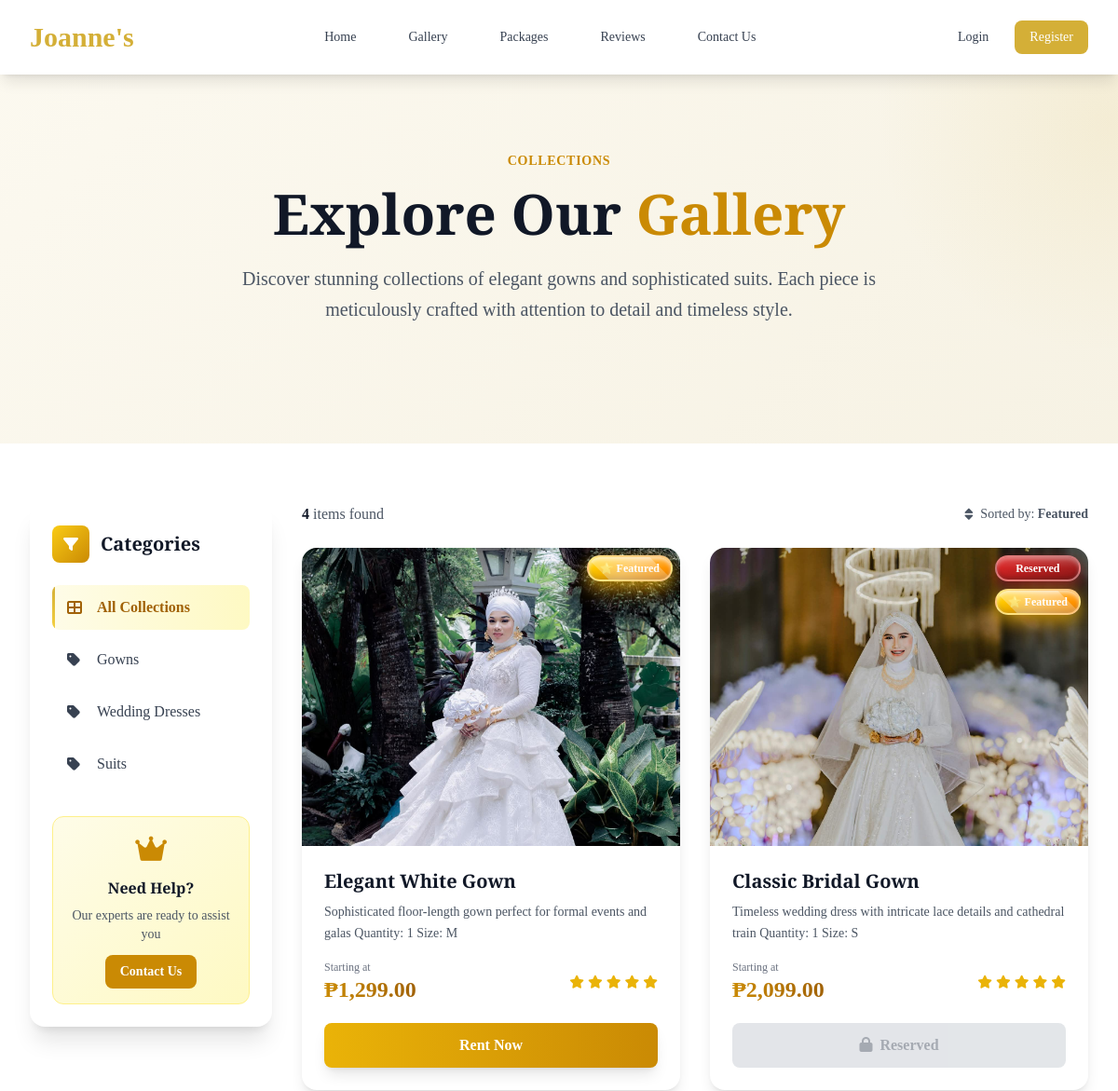
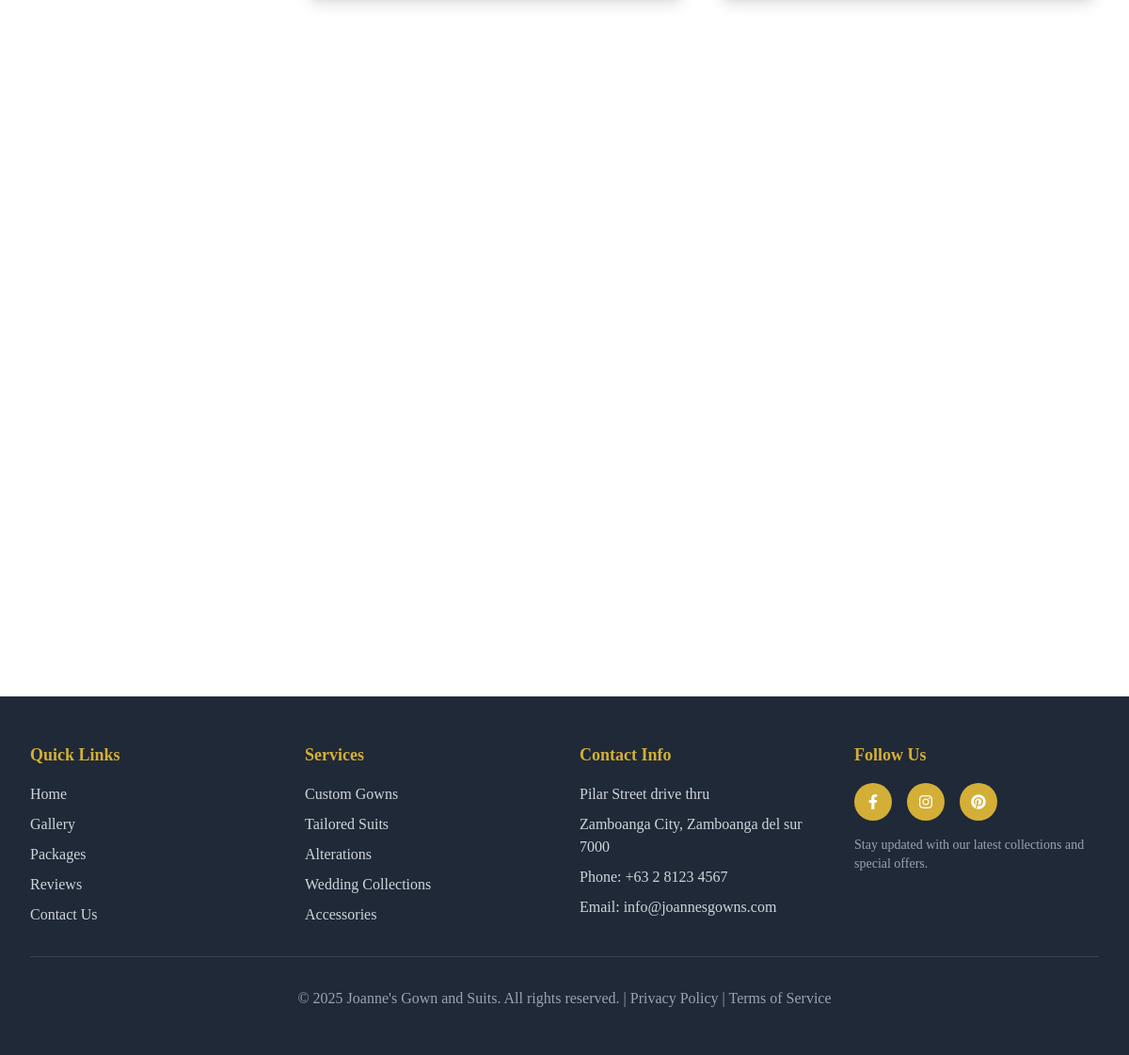
Page /products on the committed database (2 pictures, top to bottom).
### tables this page shows
CREATE TABLE `categories` (
  `id` int(11) NOT NULL,
  `name` varchar(100) NOT NULL,
  `slug` varchar(100) NOT NULL,
  `description` text DEFAULT NULL,
  `image` varchar(255) DEFAULT NULL,
  `is_active` tinyint(1) DEFAULT 1,
  `created_at` timestamp NOT NULL DEFAULT current_timestamp()
);

CREATE TABLE `products` (
  `id` int(11) NOT NULL,
  `category_id` int(11) DEFAULT NULL,
  `name` varchar(200) NOT NULL,
  `description` text DEFAULT NULL,
  `price` decimal(10,2) NOT NULL,
  `image` varchar(255) DEFAULT NULL,
  `stock_quantity` int(11) DEFAULT 0,
  `is_featured` tinyint(1) DEFAULT 0,
  `is_active` tinyint(1) DEFAULT 1,
  `created_at` timestamp NOT NULL DEFAULT current_timestamp(),
  `updated_at` timestamp NOT NULL DEFAULT current_timestamp() ON UPDATE current_timestamp()
);

### src/Controllers/ProductController.php (called while the page is built, shortened)
<?php
class ProductController {
    private $productModel;
    private $categoryModel;
    public function __construct() {
        $this->productModel = new Product();
        $this->categoryModel = new Category();
    }
    public function index() {
        $page = max(1, intval($_GET['page'] ?? 1));
        $limit = 12;
        $offset = ($page - 1) * $limit;
        $categorySlug = $_GET['category'] ?? '';
        $searchTerm = trim($_GET['search'] ?? '');
        if ($searchTerm) {
            $products = $this->productModel->search($searchTerm, $limit);
            $totalProducts = count($products);
        } else {
            $products = $this->productModel->findAll($limit, $offset);
            $totalProducts = $this->productModel->count();
        }
        $categories = $this->categoryModel->findAll();
        $totalPages = ceil($totalProducts / $limit);
        $this->render('products/index', [
            'products' => $products,
            'categories' => $categories,
            'currentPage' => $page,
            'totalPages' => $totalPages,
            'searchTerm' => $searchTerm,
            'currentCategory' => $categorySlug
        ]);
    }
    private function render($template, $data = []) {
        extract($data);
        $viewsDir = dirname(__DIR__) . '/Views';
        include $viewsDir . "/{$template}.php";
    }
}

### src/Models/BaseModel.php (called while the page is built, shortened)
<?php
abstract class BaseModel {
    protected $db;
    protected $table;
    public function __construct() {
        $database = new Database();
        $this->db = $database->connect();
    }
    public function findAll($limit = null, $offset = 0) {
        $sql = "SELECT * FROM {$this->table}";
        if ($limit) {
            $sql .= " LIMIT :limit OFFSET :offset";
        }
        $stmt = $this->db->prepare($sql);
        if ($limit) {
            $stmt->bindValue(':limit', $limit, PDO::PARAM_INT);
            $stmt->bindValue(':offset', $offset, PDO::PARAM_INT);
        }
        $stmt->execute();
        return $stmt->fetchAll();
    }
}

### src/Utils/Database.php (called while the page is built)
<?php
class Database {
    private $host;
    private $port;
    private $dbname;
    private $username;
    private $password;
    private $connection;
    public function __construct() {
        $this->host = $_ENV['DB_HOST'] ?? '127.0.0.1';
        $this->port = $_ENV['DB_PORT'] ?? '3306';
        $this->dbname = $_ENV['DB_NAME'] ?? 'joannes_boutique';
        $this->username = $_ENV['DB_USER'] ?? 'root';
        $this->password = $_ENV['DB_PASS'] ?? '';
    }
    public function connect() {
        if ($this->connection === null) {
            try {
                $dsn = "mysql:host={$this->host};port={$this->port};dbname={$this->dbname};charset=utf8mb4";
                $this->connection = new PDO($dsn, $this->username, $this->password, [
                    PDO::ATTR_ERRMODE => PDO::ERRMODE_EXCEPTION,
                    PDO::ATTR_DEFAULT_FETCH_MODE => PDO::FETCH_ASSOC,
                    PDO::ATTR_EMULATE_PREPARES => false
                ]);
            } catch (PDOException $e) {
                throw new Exception("Connection failed: " . $e->getMessage());
            }
        }
        return $this->connection;
    }
}

### src/Views/products/index.php (the view, shortened to what this page needs)
<div class="gallery-hero py-20 relative">
    <div class="max-w-7xl mx-auto px-4 sm:px-6 lg:px-8 relative z-10">
        <div class="text-center mb-12">
            <span class="text-yellow-600 font-semibold text-sm tracking-wider uppercase mb-4 inline-block">Collections</span>
            <h1 class="font-serif-elegant text-5xl md:text-6xl font-bold text-gray-900 mb-6">
                Explore Our <span class="text-yellow-600">Gallery</span>
            </h1>
            <p class="text-xl text-gray-600 max-w-3xl mx-auto mb-10 leading-relaxed">
                Discover stunning collections of elegant gowns and sophisticated suits.
                Each piece is meticulously crafted with attention to detail and timeless style.
            </p>
        </div>
    </div>
</div>
<div class="max-w-7xl mx-auto px-4 sm:px-6 lg:px-8 py-16">
    <div class="grid grid-cols-1 lg:grid-cols-4 gap-8">
        <aside class="lg:col-span-1">
            <div class="category-sidebar bg-white rounded-2xl shadow-xl p-6 sticky top-24">
                <div class="flex items-center gap-3 mb-6">
                    <div class="w-10 h-10 bg-gradient-to-br from-yellow-400 to-yellow-600 rounded-lg flex items-center justify-center">
                        <i class="fas fa-filter text-white"></i>
                    </div>
                    <h2 class="text-xl font-serif-elegant font-bold text-gray-900">Categories</h2>
                </div>
                <ul class="space-y-2" id="categoryList">
                    <li>
                        <a href="#" onclick="filterByCategory(''); return false;"
                           class="category-link active flex items-center gap-3 px-4 py-3 rounded-lg transition-all bg-gradient-to-r from-yellow-50 to-yellow-100 text-yellow-700 font-semibold"
                           data-category="">
                            <i class="fas fa-th-large w-5"></i>
                            <span>All Collections</span>
                        </a>
                    </li>
                    <?php foreach (($categories ?? []) as $category): ?>
                        <li>
                            <a href="#"
                               onclick="filterByCategory('<?php echo htmlspecialchars($category['slug'], ENT_QUOTES); ?>'); return false;"
                               class="category-link flex items-center gap-3 px-4 py-3 rounded-lg transition-all text-gray-700 hover:bg-gray-50"
                               data-category="<?php echo htmlspecialchars($category['slug'], ENT_QUOTES); ?>">
                                <i class="fas fa-tag w-5"></i>
                                <span><?php echo htmlspecialchars($category['name']); ?></span>
                            </a>
                        </li>
                    <?php endforeach; ?>
                </ul>
                <div class="mt-8 p-4 bg-gradient-to-br from-yellow-50 to-yellow-100 rounded-xl border border-yellow-200">
                    <div class="text-center">
                        <i class="fas fa-crown text-yellow-600 text-3xl mb-3"></i>
                        <h3 class="font-serif-elegant font-bold text-gray-900 mb-2">Need Help?</h3>
                        <p class="text-sm text-gray-600 mb-3">Our experts are ready to assist you</p>
                        <a href="contact" class="inline-block px-4 py-2 bg-yellow-600 text-white rounded-lg text-sm font-semibold hover:bg-yellow-700 transition-colors">
                            Contact Us
                        </a>
                    </div>
                </div>
            </div>
        </aside>
        <section class="lg:col-span-3">
            <div id="productsContainer">
                <?php if (empty($products)): ?>
                    <div class="empty-state bg-white p-16 rounded-2xl shadow-xl text-center">
                        <div class="inline-block p-6 bg-gradient-to-br from-yellow-100 to-yellow-200 rounded-full mb-6">
                            <i class="fas fa-search text-yellow-600 text-6xl"></i>
                        </div>
                        <h3 class="font-serif-elegant text-3xl font-bold text-gray-900 mb-3">No Items Found</h3>
                        <p class="text-gray-600 text-lg mb-6 max-w-md mx-auto">We couldn't find any items matching your search. Try adjusting your filters or browse all collections.</p>
                        <a href="#" onclick="filterByCategory(''); return false;" class="inline-block px-8 py-3 bg-gradient-to-r from-yellow-500 to-yellow-600 text-white rounded-lg font-semibold hover:from-yellow-600 hover:to-yellow-700 transition-all shadow-lg">
                            View All Collections
                        </a>
                    </div>
                <?php else: ?>
                    <div class="mb-6 flex items-center justify-between">
                        <p class="text-gray-600">
                            <span class="font-semibold text-gray-900" id="productCount"><?php echo count($products); ?></span> items found
                        </p>
                        <div class="flex items-center gap-2 text-sm text-gray-600">
                            <i class="fas fa-sort"></i>
                            <span>Sorted by: <strong>Featured</strong></span>
                        </div>
                    </div>
                    <div class="grid grid-cols-1 sm:grid-cols-2 xl:grid-cols-3 gap-8" id="productGrid">
                        <?php foreach ($products as $index => $product): ?>
                            <div class="product-card-gallery scroll-fade-in bg-white rounded-2xl overflow-hidden shadow-lg" style="transition-delay: <?php echo $index * 50; ?>ms;" data-product-id="<?php echo (int)$product['id']; ?>">
                                <div class="product-image-wrapper relative h-80">
                                    <?php if (!empty($product['image'])): ?>
                                        <img src="uploads/<?php echo htmlspecialchars($product['image']); ?>"
                                             alt="<?php echo htmlspecialchars($product['name']); ?>"
                                             class="w-full h-full object-cover">
                                    <?php else: ?>
                                        <div class="w-full h-full flex items-center justify-center bg-gradient-to-br from-gray-50 to-gray-100">
                                            <i class="fas fa-crown text-yellow-400 text-7xl opacity-20"></i>
                                        </div>
                                    <?php endif; ?>
                                    <div class="absolute top-2 right-2 flex flex-col gap-2">
                                        <?php if ($product['is_reserved'] ?? false): ?>
                                            <div class="reserved-badge px-2 py-1 rounded-full text-white text-xs font-semibold shadow-lg" style="background-color: #EF4444;">
                                                Reserved
                                            </div>
                                        <?php endif; ?>
                                        <?php if ($product['is_featured'] ?? false): ?>
                                            <div class="featured-badge px-3 py-1 rounded-full text-white text-xs font-bold shadow-lg">
                                                ⭐ Featured
                                            </div>
                                        <?php endif; ?>
                                    </div>
                                </div>
                                <div class="p-6">
                                    <h3 class="font-serif-elegant text-xl font-bold text-gray-900 mb-2 line-clamp-1">
                                        <?php echo htmlspecialchars($product['name']); ?>
                                    </h3>
                                    <p class="text-gray-600 text-sm mb-4 line-clamp-2 leading-relaxed">
                                        <?php echo htmlspecialchars($product['description'] ?? ''); ?>
                                    </p>
                                    <div class="flex items-center justify-between mb-5">
                                        <div>
                                            <span class="text-xs text-gray-500 block">Starting at</span>
                                            <span class="text-2xl font-bold bg-gradient-to-r from-yellow-600 to-yellow-700 bg-clip-text text-transparent">
                                            </span>
                                        </div>
                                        <div class="flex items-center gap-1 text-yellow-500">
                                            <i class="fas fa-star text-sm"></i>
                                            <i class="fas fa-star text-sm"></i>
                                            <i class="fas fa-star text-sm"></i>
                                            <i class="fas fa-star text-sm"></i>
                                            <i class="fas fa-star text-sm"></i>
                                        </div>
                                    </div>
                                <div class="flex gap-2">
                                    <?php if ($product['is_reserved'] ?? false): ?>
                                        <button disabled
                                                class="flex-1 text-center px-4 py-3 bg-gray-300 text-gray-500 rounded-lg cursor-not-allowed font-semibold opacity-60">
                                            <i class="fas fa-lock mr-2"></i>Reserved
                                        </button>
                                    <?php else: ?>
                                        <a href="products/show/<?php echo (int)$product['id']; ?>"
                                        class="flex-1 text-center px-4 py-3 bg-gradient-to-r from-yellow-500 to-yellow-600 text-white rounded-lg hover:from-yellow-600 hover:to-yellow-700 transition-all font-semibold shadow-lg">
                                            Rent Now
                                        </a>
                                    <?php endif; ?>
                                </div>
                                </div>
                            </div>
                        <?php endforeach; ?>
                    </div>
                <?php endif; ?>
            </div>
        </section>
    </div>
</div>

### rows in the picture
categories: name "Gowns"
categories: name "Wedding Dresses"
categories: name "Suits"
products: image (picture), is_featured "⭐ Featured", name "Elegant White Gown", description "Sophisticated floor-length gown perfect for formal events and galas Quantity: 1 Size: M"
products: image (picture), shows "Reserved", is_featured "⭐ Featured", name "Classic Bridal Gown", description "Timeless wedding dress with intricate lace details and cathedral train Quantity: 1 Size: S"

### other values in the picture
count($products) "4"
